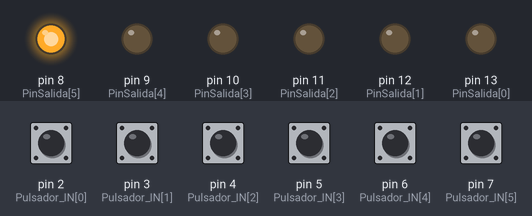
Simulated run of this sketch. Board: Arduino Uno, built with avr-gcc and run on an emulated ATmega328P. On the bench: output pins drawn as LEDs (lit = HIGH). The test bench sets the inputs (shaded band); at power-on: pin 2 (Pulsador_IN[0]), pin 3 (Pulsador_IN[1]), pin 4 (Pulsador_IN[2]), pin 5 (Pulsador_IN[3]), pin 6 (Pulsador_IN[4]), pin 7 (Pulsador_IN[5]) LOW.

Above: at 1.2 s.
1.3 s: pin 2 (Pulsador_IN[0]) pulled HIGH for 0.15 s
At 1.37 s:
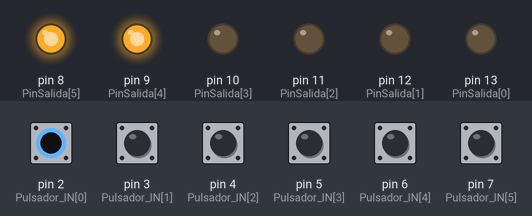
2.9 s: pin 3 (Pulsador_IN[1]) pulled HIGH for 0.15 s
At 2.98 s:
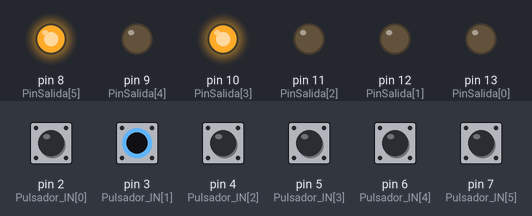
4.5 s: pin 4 (Pulsador_IN[2]) pulled HIGH for 0.15 s
At 4.58 s:
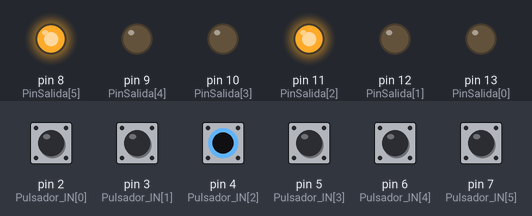
6.1 s: pin 5 (Pulsador_IN[3]) pulled HIGH for 0.15 s
At 6.18 s:
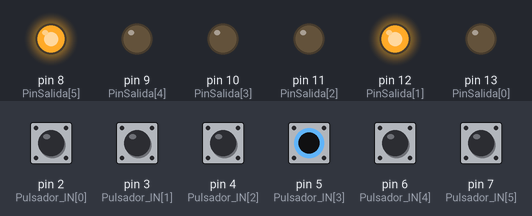
7.7 s: pin 6 (Pulsador_IN[4]) pulled HIGH for 0.15 s
At 7.78 s:
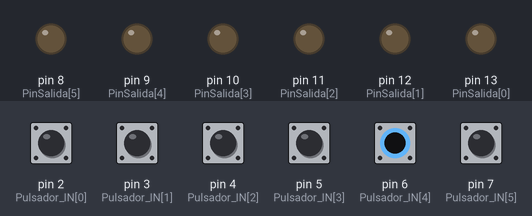
9.3 s: pin 2 (Pulsador_IN[0]) driven HIGH and pin 3 (Pulsador_IN[1]) driven HIGH
At 10.4 s:
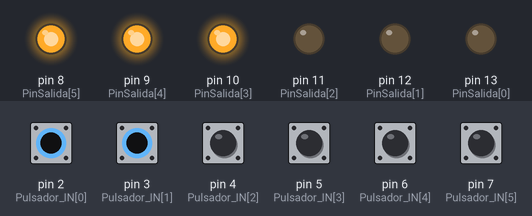
Timing chart, 0 to 11.8 s (numbered marks = the images above; inputs shaded):
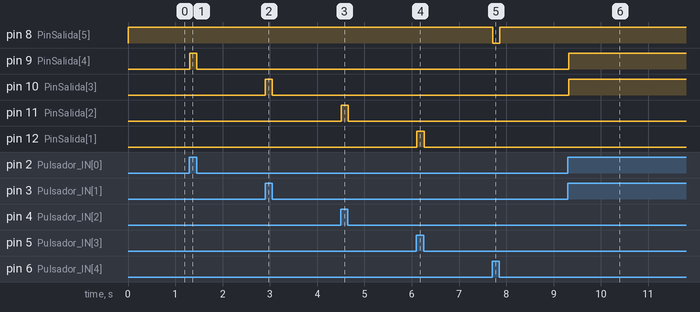

Measured:
- after the input at 1.3 s, pin 9 (PinSalida[4]): LOW → HIGH at once, → LOW 0.15 s later
- after the input at 2.9 s, pin 10 (PinSalida[3]): LOW → HIGH at once, → LOW 0.15 s later
- after the input at 4.5 s, pin 11 (PinSalida[2]): LOW → HIGH at once, → LOW 0.15 s later
- after the input at 6.1 s, pin 12 (PinSalida[1]): LOW → HIGH at once, → LOW 0.15 s later
- after the input at 7.7 s, pin 8 (PinSalida[5]): HIGH → LOW at once, → HIGH 0.15 s later
- after the input at 9.3 s, pin 9 (PinSalida[4]), pin 10 (PinSalida[3]): LOW → HIGH at once

The sketch:

DobleDisplayModificacion3.ino
```cpp
byte salidas[16][5] = {
  //A1 D0 C0 B0 A0
  { 0, 0, 0, 0, 0}, //0
  { 0, 0, 0, 0, 1}, //1
  { 0, 0, 0, 1, 0}, //2
  { 0, 0, 0, 1, 1}, //3
  { 0, 0, 1, 0, 0}, //4
  { 0, 0, 1, 0, 1}, //5
  { 0, 0, 1, 1, 0}, //6
  { 0, 0, 1, 1, 1}, //7
  { 0, 1, 0, 0, 0}, //8
  { 0, 1, 0, 0, 1}, //9
  { 1, 0, 0, 0, 0}, //10
  { 1, 0, 0, 0, 1}, //11
  { 1, 0, 0, 1, 0}, //12
  { 1, 0, 0, 1, 1}, //13
  { 1, 0, 1, 0, 0}, //14
  { 1, 0, 1, 0, 1}  //15
};

const byte PinSalida[6] =
  // A1  D0  C0  B0  A0 LT
{13, 12, 11, 10, 9, 8}; //salidas

const int Pulsador_IN[6] = {2, 3, 4, 5, 6, 7};
int estado[6];


void setup() {
  // put your setup code here, to run once:
  for (int i = 0; i < 6; i = i + 1) {
    pinMode(Pulsador_IN[i], INPUT);
  }
  for (int i = 0; i < 6; i++) {
    pinMode(PinSalida[i], OUTPUT);
  }
  Serial.begin(9600);
}

void loop() {
  // put your main code here, to run repeatedly:

  for (int i = 0; i < 6; i = i + 1) {
    estado[i] = digitalRead(Pulsador_IN[i]);
  }

  int j = BinarioDecimal(estado[0], estado[1], estado[2], estado[3]);

  if (estado[4] == 1) {
    digitalWrite(PinSalida[5], LOW);
  }
  else {
    for (int i = 0; i < 5; i++) {
      digitalWrite(PinSalida[5], HIGH);
      digitalWrite(PinSalida[i], salidas[j][i]);
    }
  }
  delay(50);

}


int BinarioDecimal(int x1, int x2, int x3, int x4) {
  int j = x1 + 2 * x2 + 4 * x3 + 8 * x4;
  return j;
}
```
